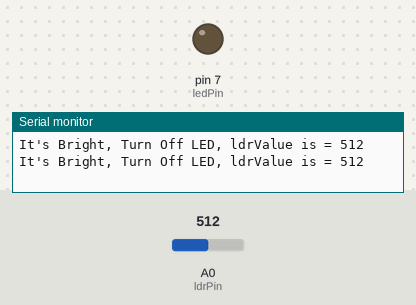
Bench run of a sketch on a simulated Arduino Uno, built with avr-gcc and run on an emulated ATmega328P. Parts: output pins drawn as LEDs (lit = HIGH), the last lines printed to the serial monitor. Inputs (shaded band) come from the test bench; at power-on: A0 (ldrPin) = 512.

Above: at 2.8 s.
2.9 s: A0 (ldrPin) set to 486
At 5.0 s:
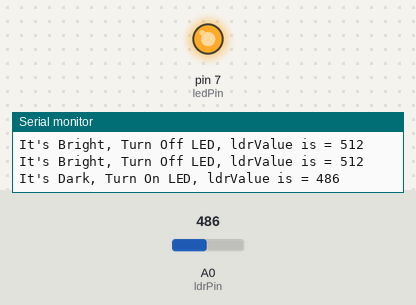
5.6 s: A0 (ldrPin) set to 510
At 6.6 s:
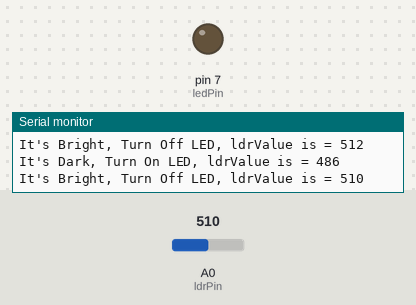
8.3 s: A0 (ldrPin) set to 490
At 10.8 s:
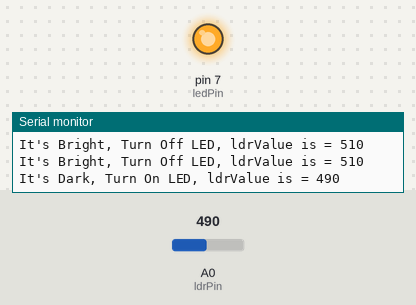
Timing chart, 0 to 12.3 s (numbered marks = the images above; inputs shaded):
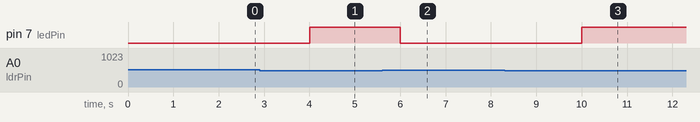

The sketch:

Photoresistor.ino
```cpp
 // To light up a led when the photoresistor (LDR) detects darkness.

    const int ledPin = 7;    // pin connecting to LED
    const int ldrPin = A0; // pin connecting to photoresistor

    int ldrValue = 0; // this variable is to store the value from photoresistor intensity
    int threshold = 500;   // if photoresistor falls below this value,LED will light up

    void setup() {
       Serial.begin(9600);  // start serial communication

       pinMode(ledPin,OUTPUT); //set pin 7 as output to HIGH or LOW

    }

    void loop() {
      ldrValue = analogRead(ldrPin); // read the values of photoresistor between 0-1023 depending on light intensity
      // if the value is below threshold, LED will light up
      if (ldrValue < threshold) {
        digitalWrite(ledPin,HIGH);  // LED will light up
        Serial.print("It's Dark, Turn On LED, ldrValue is = ");
        Serial.println(ldrValue);
      } else {
        digitalWrite(ledPin,LOW);   // LED will off
        Serial.print("It's Bright, Turn Off LED, ldrValue is = ");
        Serial.println(ldrValue);
      }
        delay(2000);                 // to allow for easier data reading
    }
```

Measured:
- the behaviour switches between 500 and 499 on A0 (ldrPin) (found by bisection; images 0 and 1)
- after the input at 2.9 s, pin 7 (ledPin): LOW → HIGH after 1.1 s
- after the input at 5.6 s, pin 7 (ledPin): HIGH → LOW after 0.40 s
- after the input at 8.3 s, pin 7 (ledPin): LOW → HIGH after 1.7 s
